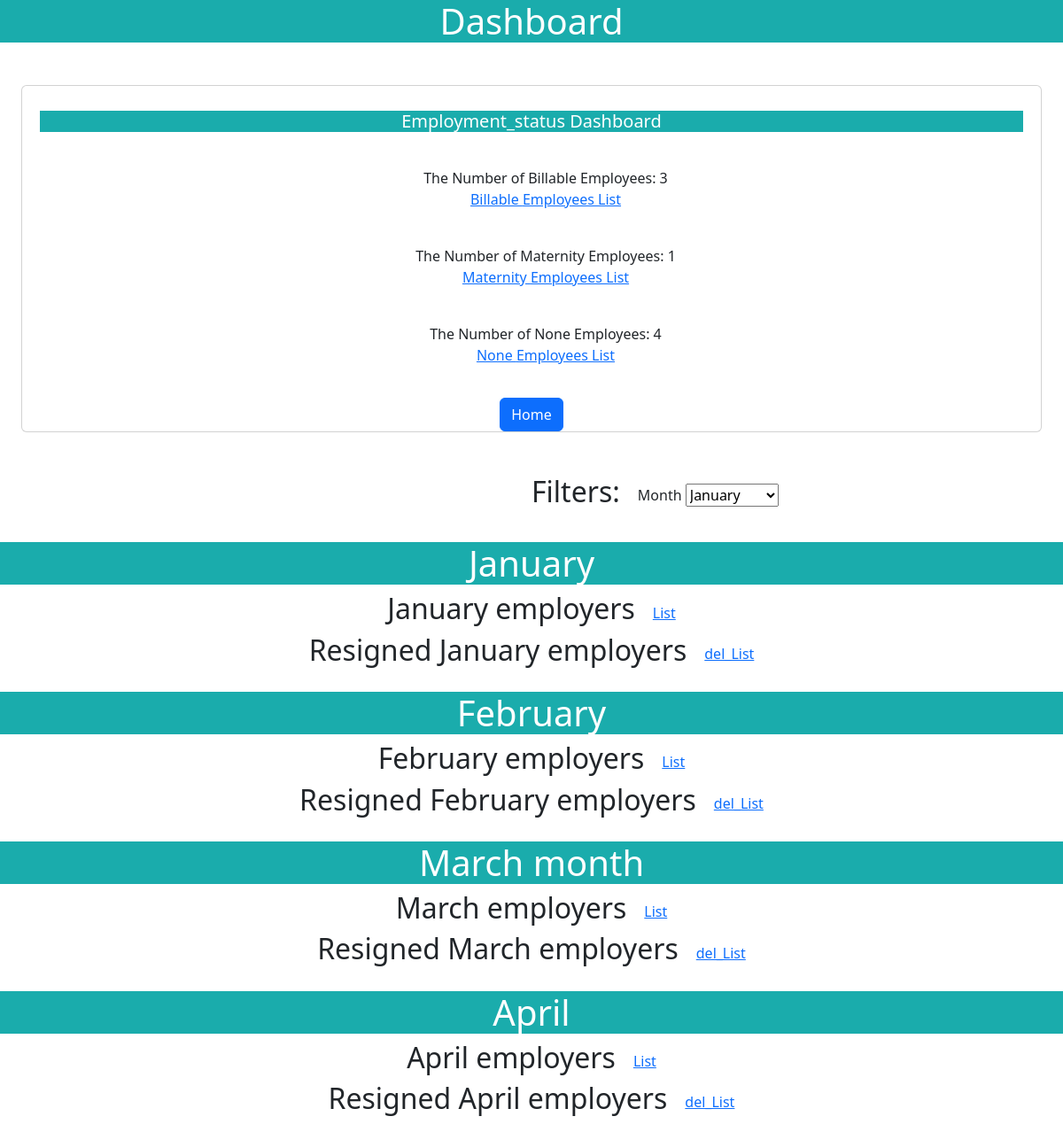
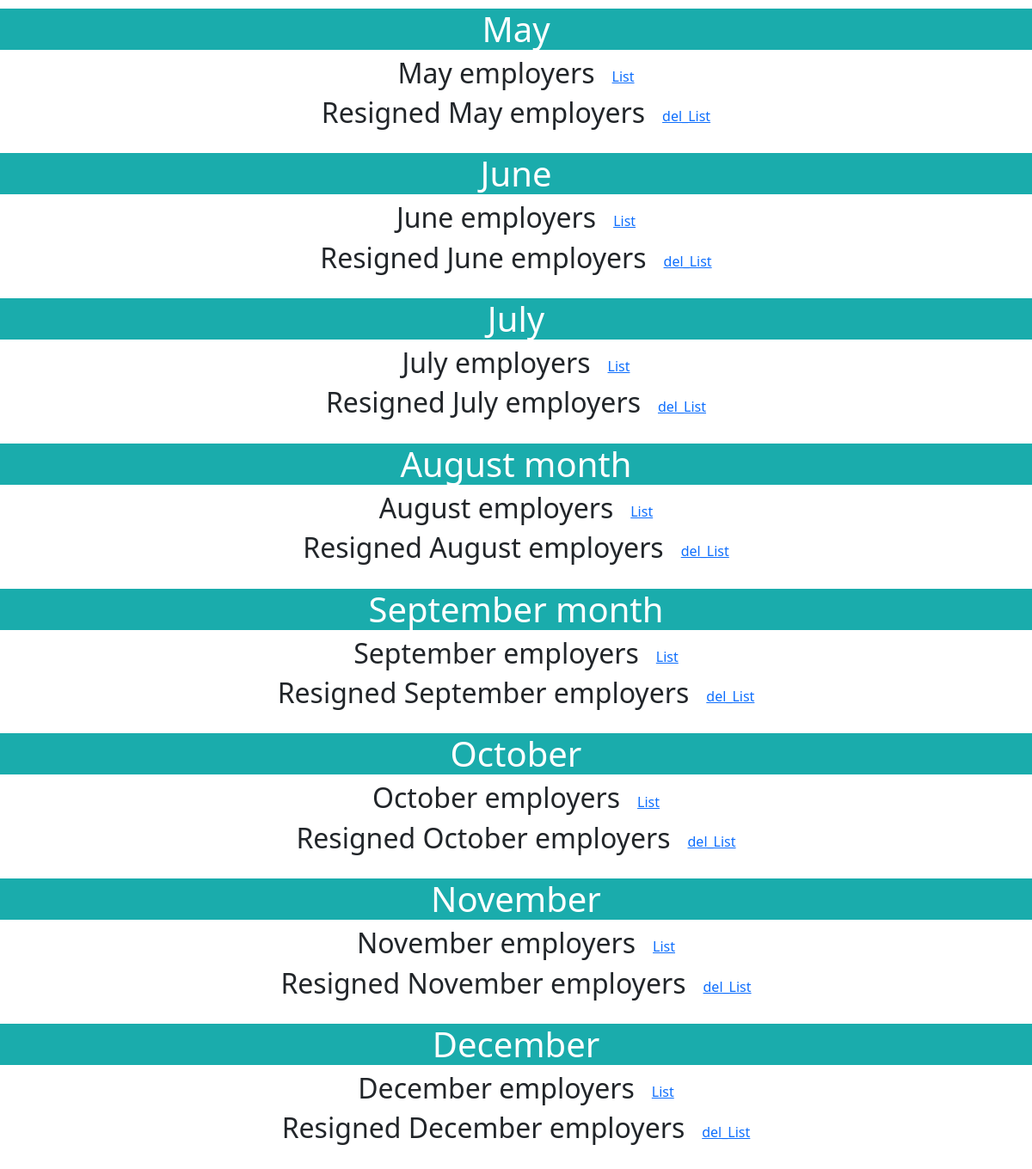
/dashboard, run on the app's committed database (2 pictures, top to bottom).
### app.py (models this page shows)
class Employee(db.Model):
    Sno = db.Column(db.Integer, primary_key=True, autoincrement=True)
    Emp_id = db.Column(db.String(500))
    Name = db.Column(db.String(500))
    Designation = db.Column(db.String(500))
    Department = db.Column(db.String(500))
    Project = db.Column(db.String(500))
    Job_role = db.Column(db.String(500))
    Employment_status = db.Column(db.String(500))
    Joining_date = db.Column(db.String(500))
    Experience = db.Column(db.String(500))
    Location = db.Column(db.String(500))
    Last_promoted = db.Column(db.String(500))
    Comments = db.Column(db.String(500))
    employee_status=db.Column(db.String(500))

### app.py (the view)
@app.route("/dashboard")
def dashBoard():
    status=Employee.query.with_entities(Employee.Employment_status).distinct()
    del_employers=Delete_user.query.all()
    deleted_jan_employers=[]
    deleted_feb_employers=[]
    deleted_march_employers=[]
    deleted_april_employers=[]
    deleted_may_employers=[]
    deleted_june_employers=[]
    deleted_july_employers=[]
    deleted_aug_employers=[]
    deleted_sep_employers=[]
    deleted_oct_employers=[]
    deleted_nov_employers=[]
    deleted_dec_employers=[]
    for emp in del_employers:
        if emp.Date:
            split_date=emp.Date.split("-")
            modified_month=split_date[1]
            if modified_month=="01":
                deleted_jan_employers.append(emp.Name)
            if modified_month=="02":
                deleted_feb_employers.append(emp.Name)
            if modified_month=="03":
                deleted_march_employers.append(emp.Name)
            if modified_month=="04":
                deleted_april_employers.append(emp.Name)
            if modified_month=="05":
                deleted_may_employers.append(emp.Name)
            if modified_month=="06":
                deleted_june_employers.append(emp.Name)
            if modified_month=="07":
                deleted_july_employers.append(emp.Name)
            if modified_month=="08":
                deleted_aug_employers.append(emp.Name)
            if modified_month=="09":
                deleted_sep_employers.append(emp.Name)
            if modified_month=='10':
                deleted_oct_employers.append(emp.Name)
            if modified_month=='11':
                deleted_nov_employers.append(emp.Name)
            if modified_month=='12':
                deleted_dec_employers.append(emp.Name)
    employers = Employee.query.all()
    jan_employers=[]
    feb_employers=[]
    march_employers=[]
    april_employers=[]
    may_employers=[]
    june_employers=[]
    july_employers=[]
    aug_employers=[]
    sep_employers=[]
    oct_employers=[]
    nov_employers=[]
    dec_employers=[]
    for employee in employers:
        if employee.Joining_date:
            split_date = employee.Joining_date.split('-')
            modified_month =split_date[1]
            if modified_month =="01":
                jan_employers.append(employee.Name)
            if modified_month =="02":
                feb_employers.append(employee.Name)
            if modified_month =="03":
                march_employers.append(employee.Name)
            if modified_month =="04":
                april_employers.append(employee.Name)
            if modified_month =="05":
                may_employers.append(employee.Name)
            if modified_month=='06':
               june_employers.append(employee.Name)
            if modified_month=='07':
               july_employers.append(employee.Name)
            if modified_month=='08':
               aug_employers.append(employee.Name)
            if modified_month=='09':
               sep_employers.append(employee.Name)
            if modified_month=='10':
               oct_employers.append(employee.Name)
            if modified_month=='11':
               nov_employers.append(employee.Name)
            if modified_month=='12':
               dec_employers.append(employee.Name)
    employment_status_counts={}
    for stat in status:
        count=Employee.query.filter_by(Employment_status=stat.Employment_status).count()
        employment_status_counts[stat.Employment_status]=count
    return render_template("dashboard.html",employment_status_counts=employment_status_counts,june_employers=june_employers,deleted_june_employers=deleted_june_employers,deleted_jan_employers=deleted_jan_employers,deleted_feb_employers=deleted_feb_employers,deleted_march_employers=deleted_march_employers,deleted_april_employers=deleted_april_employers,deleted_may_employers=deleted_may_employers,deleted_july_employers=deleted_july_employers,deleted_aug_employers=deleted_aug_employers,deleted_sep_employers=deleted_sep_employers,deleted_oct_employers=deleted_oct_employers,deleted_nov_employers=deleted_nov_employers,deleted_dec_employers=deleted_dec_employers,jan_employers=jan_employers,feb_employers=feb_employers,march_employers=march_employers,april_employers=april_employers,may_employers=may_employers,july_employers=july_employers,aug_employers=aug_employers,sep_employers=sep_employers,oct_employers=oct_employers,nov_employers=nov_employers,dec_employers=dec_employers)

### templates/dashboard.html (shortened to what this page needs)
<!doctype html>
<html lang="en">
  <head>
    <link href="https://cdn.jsdelivr.net/npm/bootstrap@5.3.2/dist/css/bootstrap.min.css" rel="stylesheet">
    <link rel="stylesheet" href="{{ url_for('static', filename='dashboard.css') }}">
  </head>
  <body>
    <h1 style=" background-color:#1AACAC;
    color:white"><center>Dashboard</center></h1>
    <div class="card mx-4 my-5" >
        <div class="card-body " style="height: 100%; width: 100%; padding:20px;">
          <h5 class="card-title my-2" style=" background-color:#1AACAC;
          color:white"><center>Employment_status Dashboard</center></h5>
          <ul style="list-style-type: none;">
            {% for status,count in employment_status_counts.items() %}
                <div class="content" style="text-align: center;">
                    <li style="margin-top:40px;">The Number of {{status}} Employees: {{count}}</li>
                    <a href="javascript:void(0)" class="card-link" onclick="toggleEmployeesList('{{status}}')">{{status}} Employees List</a>
                </div>
            {% endfor %}
          </ul>
        </div>
       <div class="container" style="text-align: center;">
        <a href="/home" class="btn btn-primary">Home</a>
       </div>
      </div>
      <div class="filter">
        <div class="filter_title">
          <h2>Filters: </h2>
        </div>
        <div>
          <label for="month_filter" class="select_month">Month</label>
          <select name="month" id="month_filter" class="select_month_value" onchange="filterByMonth()">
            <option value="january" class="month_value">January</option>
            </select>
        </div>
      </div>
      <div class="january month">
        <h1><center>January</center></h1>
        <div  style="display:flex; align-items: center; justify-content: center;  text-align:center;">
          <h2>January employers</h2>
          <a href="javascript:void(0)" onclick="jan_handleChange()" style="margin-left:20px;">List</a>
        </div>
        <div  style="display:flex; align-items: center; justify-content: center; ">
          <h2>Resigned January employers</h2>
          <a href="javascript:void(0)" onclick="jan_handleDelete()" style="margin-left: 20px;">del_List</a>
       </div>
      </div>
      <div class="february month">
        <h1><center>February</center></h1>
        <div  style="display:flex; align-items: center; justify-content: center;">
          <h2>February employers</h2>
          <a href="javascript:void(0)" onclick="feb_handleChange()" style="margin-left:20px;">List</a>
        </div>
        <div  style="display:flex; align-items: center; justify-content: center; ">
          <h2>Resigned February employers</h2>
          <a href="javascript:void(0)" onclick="feb_handleDelete()" style="margin-left: 20px;">del_List</a>
       </div>
      </div>
      <div class="march month">
        <h1><center>March month</center></h1>
        <div  style="display:flex; align-items: center; justify-content: center;">
          <h2>March employers</h2>
          <a href="javascript:void(0)" onclick="march_handleChange()" style="margin-left:20px;">List</a>
        </div>
        <div  style="display:flex; align-items: center; justify-content: center; ">
          <h2>Resigned March employers</h2>
          <a href="javascript:void(0)" onclick="march_handleDelete()" style="margin-left: 20px;">del_List</a>
       </div>
      </div>
      <div class="april month">
        <h1><center>April</center></h1>
        <div  style="display:flex; align-items: center; justify-content: center;">
          <h2>April employers</h2>
          <a href="javascript:void(0)" onclick="april_handleChange()" style="margin-left:20px;">List</a>
          <br>
        </div>
        <div  style="display:flex; align-items: center; justify-content: center; ">
          <h2>Resigned April employers</h2>
          <a href="javascript:void(0)" onclick="april_handleDelete()" style="margin-left: 20px;">del_List</a>
       </div>
      </div>
      <div class="may month">
        <h1><center>May</center></h1>
        <div  style="display:flex; align-items: center; justify-content: center;">
          <h2>May employers</h2>
          <a href="javascript:void(0)" onclick="may_handleChange()" style="margin-left:20px;">List</a>
        </div>
        <div  style="display:flex; align-items: center; justify-content: center; ">
          <h2>Resigned May employers</h2>
          <a href="javascript:void(0)" onclick="may_handleDelete()" style="margin-left: 20px;">del_List</a>
       </div>
      </div>
      <div class="june month">
        <h1><center>June</center></h1>
        <div  style="display:flex; align-items: center; justify-content: center;">
          <h2>June employers</h2>
          <a href="javascript:void(0)" onclick="handleChange()" style="margin-left:20px;">List</a>
        </div>
       <div  style="display:flex; align-items: center; justify-content: center; ">
        <h2>Resigned June employers</h2>
        <a href="javascript:void(0)" onclick="handleDelete()" style="margin-left: 20px;">del_List</a>
     </div>
      </div>
      <div class="july month">
        <h1><center>July</center></h1>
        <div  style="display:flex; align-items: center; justify-content: center;">
          <h2>July employers</h2>
          <a href="javascript:void(0)" onclick="july_handleChange()" style="margin-left:20px;">List</a>
        </div>
        <div  style="display:flex; align-items: center; justify-content: center; ">
          <h2>Resigned July employers</h2>
          <a href="javascript:void(0)" onclick="july_handleDelete()" style="margin-left: 20px;">del_List</a>
       </div>
      </div>
      <div class="august month">
        <h1><center>August month</center></h1>
        <div  style="display:flex; align-items: center; justify-content: center;">
          <h2>August employers</h2>
          <a href="javascript:void(0)" onclick="aug_handleChange()" style="margin-left:20px;">List</a>
        </div>
        <div  style="display:flex; align-items: center; justify-content: center; ">
          <h2>Resigned August employers</h2>
          <a href="javascript:void(0)" onclick="aug_handleDelete()" style="margin-left: 20px;">del_List</a>
       </div>
      </div>
      <div class="september month">
        <h1><center>September month</center></h1>
        <div  style="display:flex; align-items: center; justify-content: center;">
          <h2>September employers</h2>
          <a href="javascript:void(0)" onclick="sep_handleChange()" style="margin-left:20px;">List</a>
        </div>
        <div  style="display:flex; align-items: center; justify-content: center; ">
          <h2>Resigned September employers</h2>
          <a href="javascript:void(0)" onclick="sep_handleDelete()" style="margin-left: 20px;">del_List</a>
       </div>
      </div>
      <div class="october month">
        <h1><center>October</center></h1>
        <div  style="display:flex; align-items: center; justify-content: center;">
          <h2>October employers</h2>
          <a href="javascript:void(0)" onclick="oct_handleChange()" style="margin-left:20px;">List</a>
        </div>
        <div  style="display:flex; align-items: center; justify-content: center; ">
          <h2>Resigned October employers</h2>
          <a href="javascript:void(0)" onclick="oct_handleDelete()" style="margin-left: 20px;">del_List</a>
       </div>
      </div>
      <div class="november month">
        <h1><center>November</center></h1>
        <div  style="display:flex; align-items: center; justify-content: center;">
          <h2>November employers</h2>
          <a href="javascript:void(0)" onclick="nov_handleChange()" style="margin-left:20px;">List</a>
        </div>
        <div  style="display:flex; align-items: center; justify-content: center; ">
          <h2>Resigned November employers</h2>
          <a href="javascript:void(0)" onclick="nov_handleDelete()" style="margin-left: 20px;">del_List</a>
       </div>
      </div>
      <div class="december month">
        <h1><center>December</center></h1>
        <div  style="display:flex; align-items: center; justify-content: center;">
          <h2>December employers</h2>
          <a href="javascript:void(0)" onclick="dec_handleChange()" style="margin-left:20px;">List</a>
        </div>
        <div  style="display:flex; align-items: center; justify-content: center; ">
          <h2>Resigned December employers</h2>
          <a href="javascript:void(0)" onclick="dec_handleDelete()" style="margin-left: 20px;">del_List</a>
       </div>
      </div>
  </body>
</html>

### static/dashboard.css (style rules this page uses)
.month { margin-bottom:20px; }
.month h1 { background-color:#1AACAC; color:white }
.filter { display:flex; align-items: center; text-align: center; margin-left:600px; margin-bottom: 30px; }
.filter_title { margin-right: 20px; text-align: center; }

### data on the page
Employee: Employment_status "Billable", Experience "3"
Employee: Employment_status "Maternity", count "1"
Employee: Comments "None", count "4"
